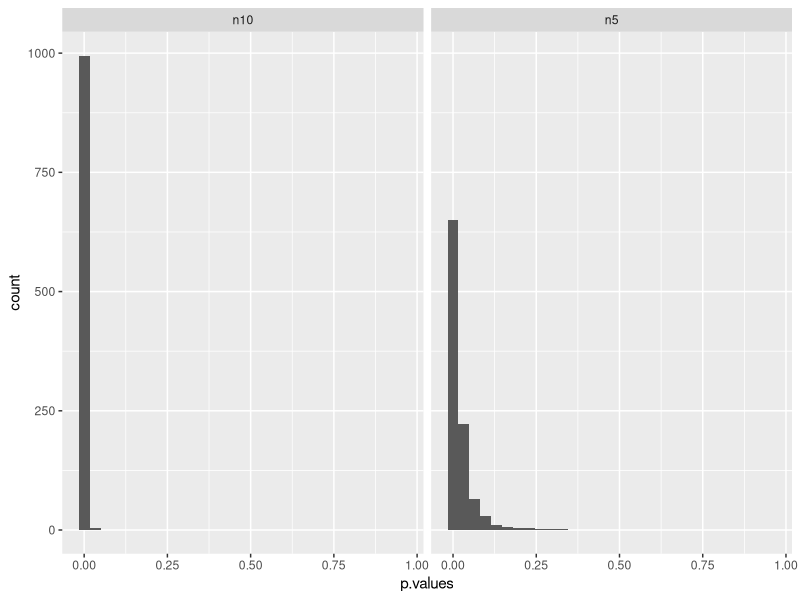
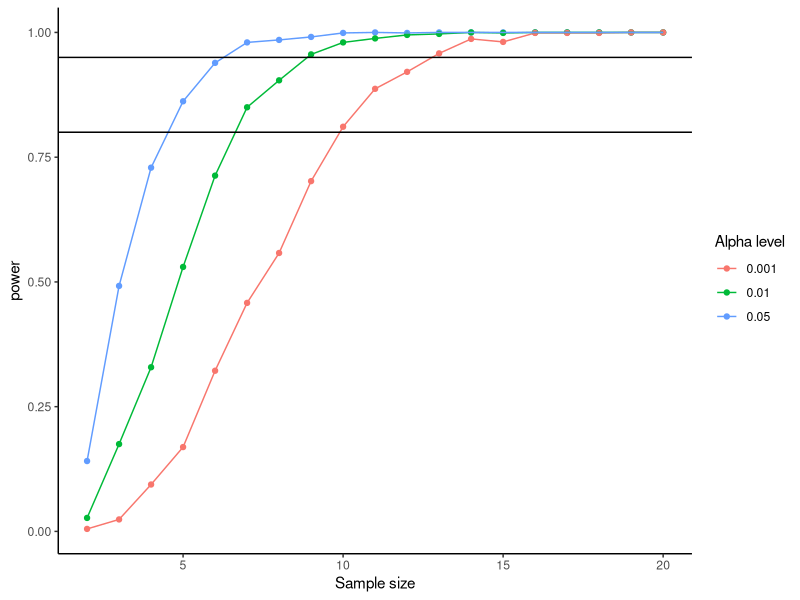

The R script that drew these images, in order: (Note: a time limit stopped this script after it produced the figures.)
# a function for simulating data for two groups. Sample size is the number of people in each group
simulate_data <- function(sample_size, group1_mu, group1_sd, group2_mu, group2_sd) {
    # draw observation from a normal distribution
    obs_group1 <- rnorm(sample_size, group1_mu, group1_sd)
    obs_group2 <- rnorm(sample_size, group2_mu, group2_sd)
    return(data.frame(group1=obs_group1, group2=obs_group2))
}

set.seed(040819) # this just helps us get the same "random" result every time we run it - for demo purposes
heights = simulate_data(sample_size = 5, group1_mu = 163, group1_sd = 15, 
                        group2_mu = 135, group2_sd = 7)
print(heights)

# a function for running a t-test and extracting p-value
run_analysis <- function(data) {
    fit <- t.test(data$group1, data$group2)
    return(c(fit$estimate[1] - fit$estimate[2],fit$stderr,fit$p.value)) # this outputs the effect size, standard error, and significance for quality metrics 
}

run_analysis(heights)[3]

# a function for repeatedly running the t-test on multiple samples drawn with the same parameters
repeat_analysis <- function(n_simulations, alpha, sample_size, group1_mu, group1_sd, group2_mu, group2_sd) {
    simouts <- matrix(rep(NA,n_simulations*3),nrow=n_simulations,ncol=3) # empty vector to store ests, stderr, p-values from each simulation
    
    # loop for repeating the simulation
    for (i in 1:n_simulations) {
        data <- simulate_data(sample_size, group1_mu, group1_sd, group2_mu, group2_sd) # simulate the data using the defined function
        simouts[i,] <- run_analysis(data) # run the analysis, and add outputs to the matrix
    }
    
    # calculate coverage (AKA power)
    cvg <- mean(simouts[,3] <= alpha) # this is the same as the number of sims that successfully rejected null divided by total number of sims - probability of correctly rejecting the null!
    # calculate relative parameter estimate bias
    theta_bias <- ( mean(simouts[,1]) - (group1_mu-group2_mu) ) / (group1_mu-group2_mu)
    # calculate relative standard error bias 
    sigma_bias <- (mean(simouts[,2]) - sd(simouts[,1])) / sd(simouts[,1])

    return(list(cvg = cvg, theta_bias=theta_bias, sigma_bias=sigma_bias, p.values=simouts[,3])) #return a list with the power as the probability of a sig. result and the corresponding p-values
}


set.seed(040819)
results = repeat_analysis(n_simulations = 1000, alpha = 0.05, sample_size = 5,
                          group1_mu=163, group1_sd = 15, group2_mu = 135, group2_sd = 7)
results[1:3]

set.seed(040819)
results = repeat_analysis(n_simulations = 1000, alpha = 0.05, sample_size = 10,
                          group1_mu=163, group1_sd = 15, group2_mu = 135, group2_sd = 7)
results[1:3]

set.seed(18546)
results = repeat_analysis(n_simulations = 1000, alpha = 0.001, sample_size = 10,
                          group1_mu=163, group1_sd = 15, group2_mu = 135, group2_sd = 7)
results[1:3]

require(tidyverse)
options(repr.plot.width=9, repr.plot.height=5)

results_n5 = repeat_analysis(1000, 0.05, 5, 163, 15, 135, 7)
results_n10 = repeat_analysis(1000, 0.05, 10, 163, 15, 135, 7)


power_df = data.frame(cbind(n5 = results_n5$p.values, n10 = results_n10$p.values)) %>% 
            gather('n_samples', c('n5', 'n10'), value = 'p.values')


ggplot(power_df, aes(x=p.values)) + geom_histogram() + facet_grid(.~n_samples)

# first, create a data.frame to store the results
dat <- expand.grid(sample_size = 2:20, alpha = c(0.05,0.01,0.001)) #vary the criterion for sig. and the sample size
dat$id <- 1:nrow(dat) #identify each combination of parameters as a separate parameter case for below (otherwise, "unnesting" will be impossible)

# then use tidyverse functions to run the analysis for each sample size
results <- dat  %>%  #using the dataframe defined above
    nest(parameters :=  c(sample_size,alpha)) %>% # separate the parameters into lists split by parameter combo case and call the new column of lists 'parameters' 
    mutate(power = map(parameters, ~ repeat_analysis(1000, .$alpha, .$sample_size, 163, 15, 135, 7)$cvg))  %>%  # note: "map" is like running a for loop, but more efficiently
    #for each case within parameters, repeat the analysis, varying the alpha and sample size
    #store the power associated with all cases as a new variable called power 
    unnest(c(parameters, power)) #return the dataframe to an unnested state, making each element of the list its own row

head(results) #now for each combination of sample size and alpha we have a power estimate, neatly arranged 

options(repr.plot.width=8) # resetting size of plot
ggplot(results, aes(sample_size, power, color=as.factor(alpha), group=alpha)) +
    geom_point() +
    geom_line() +
    geom_hline(yintercept = 0.8) + # Drew lines at these values because they are
    geom_hline(yintercept = 0.95) + # both traditionally used power thresholds
    scale_color_discrete('Alpha level') +
    scale_x_continuous('Sample size') +
    theme_classic() # this just makes it pretty

install.packages("lme4")
library(lme4) # we need lme4 so we can do test-runs of mixed effects analyses. 
require(tidyverse) # in case tidyverse needs to be re-loaded

# a function for simulating data for mixed-model.
simulate_data <- function(n_subjects, n_trials, intercept, 
                          slope, intercept_sd, slope_sd, trial_sd) {
    # draw observation from a normal distribution
    subject_intercepts <- rnorm(n_subjects, intercept, intercept_sd) # sample from a distribution centered at mean subject RT, varying with sd of subject RT
    subject_slopes <- rnorm(n_subjects, slope, slope_sd) # sample from distribution centered at mean effect size, varying with sd of effect size
    dat <- data.frame(subject = 1:n_subjects, intercept = subject_intercepts, slope=subject_slopes)
    # generate trials for each subject
    dat <- dat  %>% 
        nest(., parameters :=  c(intercept, slope))  %>% # for each subject
        # sample n_trials values for two new vars using "intercept" and "slope" values calculated above, adding trial variability using trial_sd
        # congruent just uses intercept for mean (the baseline condition, faster RT), 
        # incongruent uses intercept+slope to account for effect of being slower condition
        mutate(congruent = map(parameters, ~rnorm(n_trials, intercept, trial_sd)),
               incongruent = map(parameters, ~rnorm(n_trials, intercept+slope, trial_sd)))  %>%  # 
        unnest(c(congruent,incongruent), .drop = FALSE)  %>%
        unnest(parameters)  %>% # ungroup the data so it's a normal data frame again
        gather(prime, rt, congruent, incongruent) # puts it in long form - tidy data! 
    return(dat)
}


# a function for running a mixed-model and extracting coverage, theta_bias, sigma_bias, and p-values. 
run_analysis <- function(data) {
    # fit null and alternative model
    m0 <- lmer(rt ~ 1 + (prime||subject), data=data, REML=FALSE, control=lmerControl(calc.derivs = FALSE)) # null model
    m1 <- lmer(rt ~ prime + (prime||subject), data=data, REML=FALSE, control=lmerControl(calc.derivs = FALSE)) # alternative model

    est <- fixef(m1)[2] # estimate of Incongruent - Congruent difference in RT 
    se <- summary(m1)$coef[, 2, drop = FALSE][2] # stderr of estimate
    m_bic <- BIC(m0, m1)$BIC#Outputs Bayesian Information Criterion to assess goodness of model fit
    statistic <- diff(m_bic)#You can replace with change in AIC or a p-value for a likelihood ratio statistic
    return(c(est,se,statistic))
}

set.seed(04082020)
dat <- simulate_data(10, 10, 700, 50, 100,50,200)
head(dat, n=20)

run_analysis(dat)

# a function for repeatedly running the analysis on multiple samples drawn with the same parameters
repeat_analysis <- function(n_simulations, alpha, n_subjects, n_trials, intercept, slope, intercept_sd, slope_sd, trial_sd) {
    simouts <- matrix(rep(NA,3*n_simulations),nrow=n_simulations) # empty vector to store outputs from each simulation
    # loop for repeating the simulation
    for (i in 1:n_simulations) {
        data <- simulate_data(n_subjects, n_trials, intercept,
                              slope, intercept_sd, slope_sd, trial_sd)
        simouts[i,] <- run_analysis(data) # save the analysis outputs for this sim.
    }
    
    # calculate how many of the simulations had significant results (coverage)
    power <- mean(simouts[,3] <= -20) # -20 is a good standard threshold for strong evidence, see Raftery & Kass 1995
    # calculate relative parameter estimate bias
    theta_bias <- ( mean(simouts[,1]) - slope ) / (slope)
    # calculate relative standard error bias 
    sigma_bias <- (mean(simouts[,2]) - sd(simouts[,1])) / sd(simouts[,1])
    return(list(power = power, theta_bias = theta_bias, sigma_bias = sigma_bias))
}

dat <- expand.grid(n_subjects = c(20,30,40), n_trials = c(20,40,60))
dat$id <- 1:nrow(dat)
# then use tidyverse functions to run the analysis for each sample size (takes ~30-60 minutes)
results <- dat  %>% 
    nest(parameters :=  c(n_subjects, n_trials)) %>%
    # nest(-id, .key = 'parameters')  %>% 
    mutate(power = map(parameters, ~ repeat_analysis(1000, 0.05, .$n_subjects, .$n_trials, 700, 50, 100,50,200)$power),
    theta_bias = map(parameters, ~ repeat_analysis(1000, 0.05, .$n_subjects, .$n_trials, 700, 50, 100,50,200)$theta_bias),
    sigma_bias = map(parameters, ~ repeat_analysis(1000, 0.05, .$n_subjects, .$n_trials, 700, 50, 100,50,200)$sigma_bias))  %>% 
    unnest(c(parameters, power, theta_bias, sigma_bias))

results

options(repr.plot.width=10, repr.plot.height=8)
ggplot(results, aes(n_subjects, power, color=as.factor(n_trials), group=n_trials)) +
    geom_point() +
    geom_line() +
    geom_hline(yintercept = 0.8) + # again, thresholds for acceptable power
    geom_hline(yintercept = 0.95) +
    scale_color_discrete('Number of trials per subject') +
    scale_x_continuous('Number of subjects') +
    scale_y_continuous('Statistical power (for Delta BIC <= -20)') +
    theme_classic()


ggplot(results, aes(n_subjects, sigma_bias, color=as.factor(n_trials), group=n_trials)) +
    geom_point() +
    geom_line() +
    scale_color_discrete('Number of trials per subject') +
    scale_x_continuous('Number of subjects') +
    scale_y_continuous('Sigma Bias') +
    theme_classic()

ggplot(results, aes(n_subjects, theta_bias, color=as.factor(n_trials), group=n_trials)) +
    geom_point() +
    geom_line() +
    scale_color_discrete('Number of trials per subject') +
    scale_x_continuous('Number of subjects') +
    scale_y_continuous('Theta Bias') +
    theme_classic()
